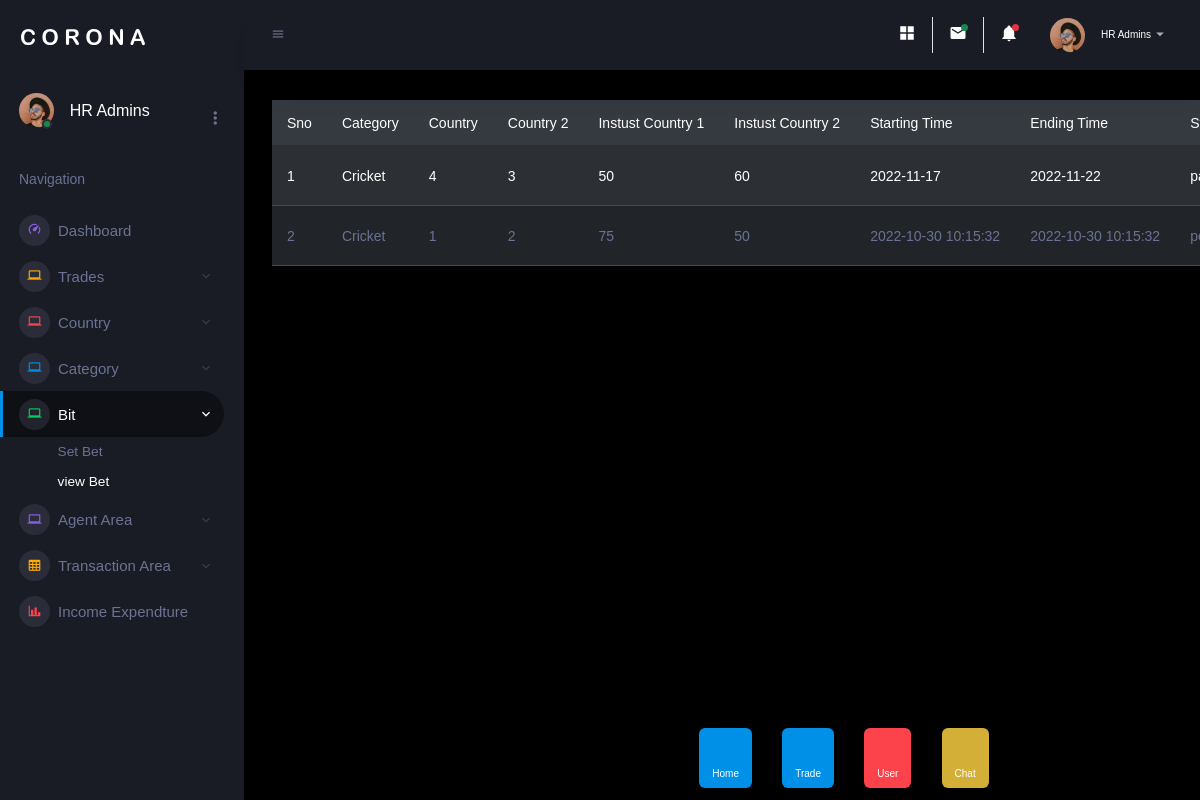
The app's page /trade/view-bit.php (signed in), older data.
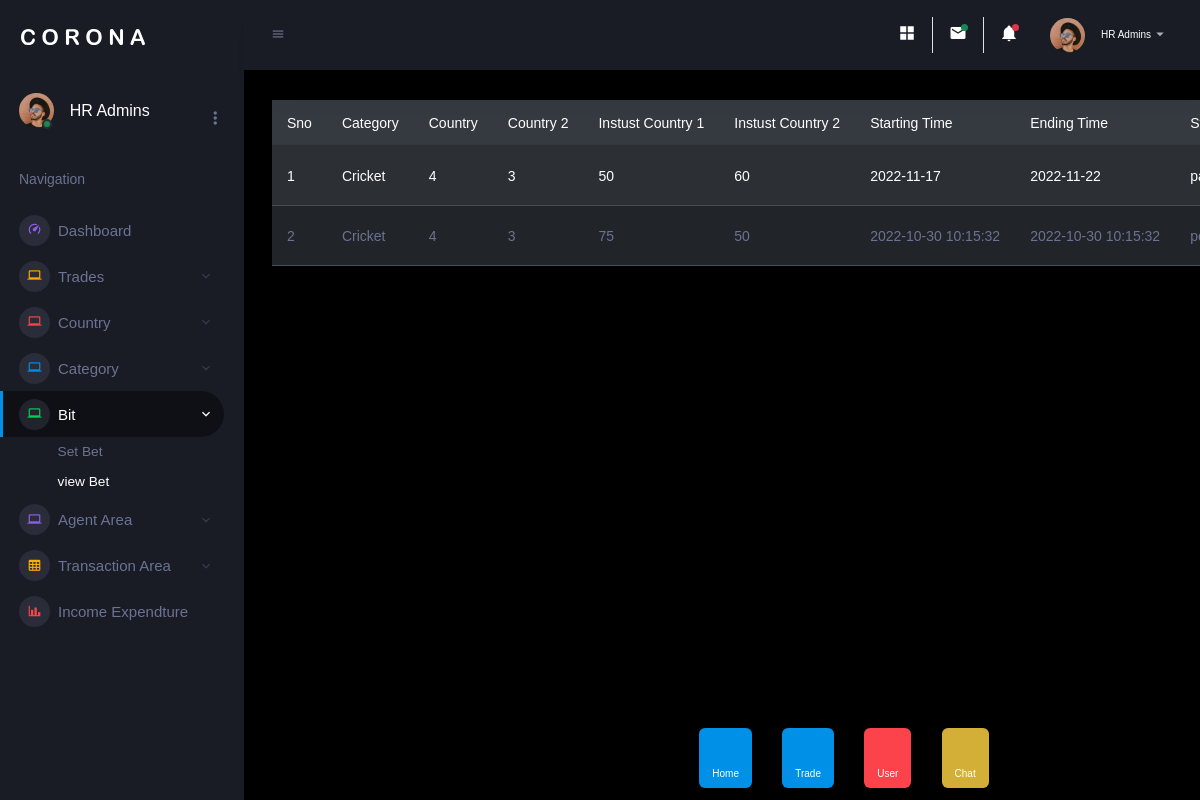
The same page, newer data.
### tables this page shows
CREATE TABLE `tbl_bet` (
  `id` int(11) NOT NULL,
  `cat_id` int(11) NOT NULL,
  `country1st_id` int(11) NOT NULL,
  `interest_1st` int(11) NOT NULL,
  `country2nd_id` int(11) NOT NULL,
  `interest_2nd` int(11) NOT NULL,
  `start_time` varchar(50) NOT NULL,
  `end_time` varchar(50) NOT NULL,
  `win_status` varchar(10) NOT NULL,
  `status` int(11) NOT NULL
);

CREATE TABLE `bet_category` (
  `id` int(11) NOT NULL,
  `cat_name` varchar(100) NOT NULL,
  `status` int(11) NOT NULL
);

### class/dbClass.php (called while the page is built, shortened)
<?php
class Database
{
	 private $host 		=	"localhost";
	 private $user		=	"root";
	 private $pass	 	=	"";
	 protected $dbName	=	"etechdss_demo";
	 protected $conn 	= 	false;
	 private $result	= 	array();
	public function __construct()
	{
		if (!$this->conn) {
			$this->mysqli=new mysqli($this->host, $this->user,$this->pass,$this->dbName);
			$this->conn=true;
			if ($this->mysqli->connect_error) {
				array_push($this->result, $this->mysqli->connect_error);
				return false;
			}
			else {
				return true;
			}
		}
	}
}
?>

### class/getSetClass.php (called while the page is built, shortened)
<?php
require 'dbClass.php';
class Getdata extends Database
{
	public function query($sql)
	{
		$array = array();
		$query = $this->mysqli->query($sql);
		while ($row = $query->fetch_assoc()) {
			$array[] = $row;
		}
		return $array;
	}
}

### trade/view-bit.php (the view, shortened to what this page needs)
<?php require_once "inc/header.php";
$getData = new GetData();
?>
<div class="main-panel">
    <div class="content-wrapper">
        <?php if ($_SESSION['admin']['role'] == "admins") :
        ?>
            <table class="table table-striped table-dark">
                <thead class="thead-dark">
                    <tr>
                        <th>Sno</th>
                        <th>Category </th>
                        <th>Country </th>
                        <th>Country 2 </th>
                        <th>Instust Country 1</th>
                        <th>Instust Country 2</th>
                        <th>Starting Time</th>
                        <th>Ending Time</th>
                        <th>Status</th>
                    </tr>
                </thead>
                <tbody>
                <?php $data =  $getData->query("SELECT b.*, c.cat_name FROM   tbl_bet as b INNER JOIN bet_category as c ON c.id= b.cat_id ORDER BY id DESC");
                    $count=1;
                ?>
                <?php foreach($data as $row):  ?>
                    <tr>
                        <td><?= $count++; ?></td>
                        <td><?=  $row['cat_name'] ?></td>
                        <td><?=  $row['country1st_id'] ?></td>
                        <td><?=  $row['country2nd_id'] ?></td>
                        <td><?=  $row['interest_1st'] ?></td>
                        <td><?=  $row['interest_2nd'] ?></td>
                        <td><?=  $row['start_time']; ?></td>
                        <td><?=  $row['end_time']; ?></td>
                        <td><?=  $row['win_status']; ?></td>
                    </tr>
                    <?php endforeach  ?>
                </tbody>
            </table>
        <?php endif ?>
    </div>
    <?php require_once "inc/footer.php"; ?>

### trade/inc/header.php (shortened to what this page needs)
<?php require_once "../class/getSetClass.php"; ?>
<!DOCTYPE html>
<html lang="en">
  <head>
    <link rel="stylesheet" href="assets/vendors/mdi/css/materialdesignicons.min.css">
    <link rel="stylesheet" href="assets/vendors/css/vendor.bundle.base.css">
    <link rel="stylesheet" href="assets/vendors/jvectormap/jquery-jvectormap.css">
    <link rel="stylesheet" href="assets/vendors/flag-icon-css/css/flag-icon.min.css">
    <link rel="stylesheet" href="assets/vendors/owl-carousel-2/owl.carousel.min.css">
    <link rel="stylesheet" href="assets/vendors/owl-carousel-2/owl.theme.default.min.css">
     <link rel="stylesheet" href="https://cdn.jsdelivr.net/npm/@fortawesome/fontawesome-free@6.1.2/css/fontawesome.min.css">
     <link rel="stylesheet" href="https://cdn.jsdelivr.net/npm/bootstrap@4.6.1/dist/css/bootstrap.min.css">
    <link rel="stylesheet" href="assets/css/style.css?version=51">
  </head>
  <body>
    <div class="container-scroller">
<?php if($_SESSION['admin']['role'] == "admins"):?>
   <?php include "header-admins.php"; ?>
<?php endif ?>

### trade/inc/header-admins.php (shortened to what this page needs)
<?php if ($_SESSION['admin']['role'] == "admins") : ?>
  <nav class="sidebar sidebar-offcanvas" id="sidebar">
    <div class="sidebar-brand-wrapper d-none d-lg-flex align-items-center justify-content-center fixed-top">
      <a class="sidebar-brand brand-logo" href="index.php"><img src="assets/images/logo.svg" alt="logo" /></a>
    </div>
    <ul class="nav">
      <li class="nav-item profile">
        <div class="profile-desc">
          <div class="profile-pic">
            <div class="count-indicator">
              <img class="img-xs rounded-circle " src="assets/images/faces/face15.jpg" alt="">
              <span class="count bg-success"></span>
            </div>
            <div class="profile-name">
              <h5 class="mb-0 font-weight-normal">HR Admins</h5>
            </div>
          </div>
          <a href="#" id="profile-dropdown" data-bs-toggle="dropdown"><i class="mdi mdi-dots-vertical"></i></a>
        </div>
      </li>
      <li class="nav-item nav-category">
        <span class="nav-link">Navigation</span>
      </li>
      <li class="nav-item menu-items">
        <a class="nav-link" href="index.html">
          <span class="menu-icon">
            <i class="mdi mdi-speedometer"></i>
          </span>
          <span class="menu-title">Dashboard</span>
        </a>
      </li>
      <li class="nav-item menu-items">
        <a class="nav-link" data-bs-toggle="collapse" href="#ui-manualTrade" aria-expanded="false" aria-controls="ui-manualTrade">
          <span class="menu-icon">
            <i class="mdi mdi-laptop"></i>
          </span>
          <span class="menu-title">Trades</span>
          <i class="menu-arrow"></i>
        </a>
      </li>
      <li class="nav-item menu-items">
        <a class="nav-link" data-bs-toggle="collapse" href="#ui-country" aria-expanded="false" aria-controls="ui-manualTrade">
          <span class="menu-icon">
            <i class="mdi mdi-laptop"></i>
          </span>
          <span class="menu-title">Country</span>
          <i class="menu-arrow"></i>
        </a>
      </li>
      <li class="nav-item menu-items">
        <a class="nav-link" data-bs-toggle="collapse" href="#category" aria-expanded="false" aria-controls="ui-agent">
          <span class="menu-icon">
            <i class="mdi mdi-laptop"></i>
          </span>
          <span class="menu-title">Category</span>
          <i class="menu-arrow"></i>
        </a>
      </li>
      <li class="nav-item menu-items">
        <a class="nav-link" data-bs-toggle="collapse" href="#ui-bit" aria-expanded="false" aria-controls="ui-agent">
          <span class="menu-icon">
            <i class="mdi mdi-laptop"></i>
          </span>
          <span class="menu-title">Bit</span>
          <i class="menu-arrow"></i>
        </a>
        <div class="collapse" id="ui-bit">
          <ul class="nav flex-column sub-menu">
            <li class="nav-item"> <a class="nav-link" href="set-bit.php">Set Bet</a></li>
            <li class="nav-item"> <a class="nav-link" href="view-bit.php">view Bet</a></li>
          </ul>
        </div>
      </li>
      <li class="nav-item menu-items">
        <a class="nav-link" data-bs-toggle="collapse" href="#ui-agent" aria-expanded="false" aria-controls="ui-agent">
          <span class="menu-icon">
            <i class="mdi mdi-laptop"></i>
          </span>
          <span class="menu-title">Agent Area</span>
          <i class="menu-arrow"></i>
        </a>
      </li>
      <li class="nav-item menu-items">
        <a class="nav-link" data-bs-toggle="collapse" href="#ui-transication" aria-expanded="false" aria-controls="ui-transication">
          <span class="menu-icon">
            <i class="mdi mdi-table-large"></i>
          </span>
          <span class="menu-title">Transaction Area</span>
          <i class="menu-arrow"></i>
        </a>
      </li>
      <li class="nav-item menu-items">
        <a class="nav-link" href="reports.php">
          <span class="menu-icon">
            <i class="mdi mdi-chart-bar"></i>
          </span>
          <span class="menu-title">Income Expendture</span>
        </a>
      </li>
    </ul>
  </nav>
  <div class="container-fluid page-body-wrapper">
    <nav class="navbar p-0 fixed-top d-flex flex-row">
      <div class="navbar-menu-wrapper flex-grow d-flex align-items-stretch">
        <button class="navbar-toggler navbar-toggler align-self-center" type="button" data-toggle="minimize">
          <span class="mdi mdi-menu"></span>
        </button>
        <ul class="navbar-nav navbar-nav-right">
          <li class="nav-item nav-settings d-none d-lg-block">
            <a class="nav-link" href="#">
              <i class="mdi mdi-view-grid"></i>
            </a>
          </li>
          <li class="nav-item dropdown border-left">
            <a class="nav-link count-indicator dropdown-toggle" id="messageDropdown" href="#" data-bs-toggle="dropdown" aria-expanded="false">
              <i class="mdi mdi-email"></i>
              <span class="count bg-success"></span>
            </a>
          </li>
          <li class="nav-item dropdown border-left">
            <a class="nav-link count-indicator dropdown-toggle" id="notificationDropdown" href="#" data-bs-toggle="dropdown">
              <i class="mdi mdi-bell"></i>
              <span class="count bg-danger"></span>
            </a>
          </li>
          <li class="nav-item dropdown">
            <a class="nav-link" id="profileDropdown" href="#" data-bs-toggle="dropdown">
              <div class="navbar-profile">
                <img class="img-xs rounded-circle" src="assets/images/faces/face15.jpg" alt="">
                <p class="mb-0 d-none d-sm-block navbar-profile-name">HR Admins</p>
                <i class="mdi mdi-menu-down d-none d-sm-block"></i>
              </div>
            </a>
          </li>
        </ul>
      </div>
    </nav>
  <?php endif ?>

### trade/inc/footer.php (shortened to what this page needs)
<br><br>
<footer class="text-center ">
  <div class="container p-4">
    <section class="mb-4">
      <a class="btn btn-primary btn-floating m-1" id="footer-home" href="index.php" role="button"><p><i class="fa-sharp fa-solid fa-house"></i></p>Home</a>
     <a class="btn btn-primary btn-floating m-1" href="login.php" role="button"><p><i class="fa-solid fa-globe"></i></p>Trade</a>
     <a class="btn btn-danger btn-floating m-1" href="login.php" role="button"><p><i class="fa-solid fa-user"></i></p>User</a>
      <a class="btn btn-gold btn-floating m-1" href="#!" role="button"><p><i class="fa-solid fa-comments"></i></p>Chat</a>
    </section>
  </div>
</footer>
        </div>
      </div>
    </div>
  </body>
</html>

### trade/inc/footer.php (style rules this page uses)
footer { margin: auto; position: fixed; height: 100px; bottom: 0; width: 100%; background: #000000; text-align: center; font-size: 10; }
.btn { display: inline-block; font-weight: 100; text-align: center; white-space: nowrap; vertical-align: middle; user-select: none; border: 1px solid transparent; padding: 0.375rem 0.75rem; font-size: 10px; line-height: 1.5; border-radius: 6px; transition: all 0.15s ease-in-out; }
.btn-gold { background: #d4af37; }
p { font-size: 10px; color: #fff; }
a { font-size: 50px; }

Row changes from the older to the newer data that the page shows:
changed tbl_bet "pending": country1st "1" → "4"; country2nd "2" → "3"
